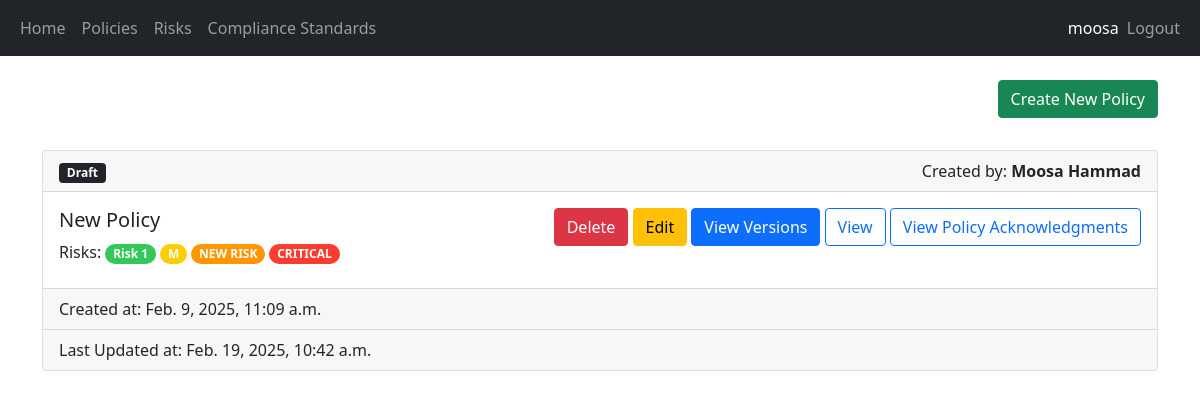
Before: /policy-list (signed in) with the older database file.
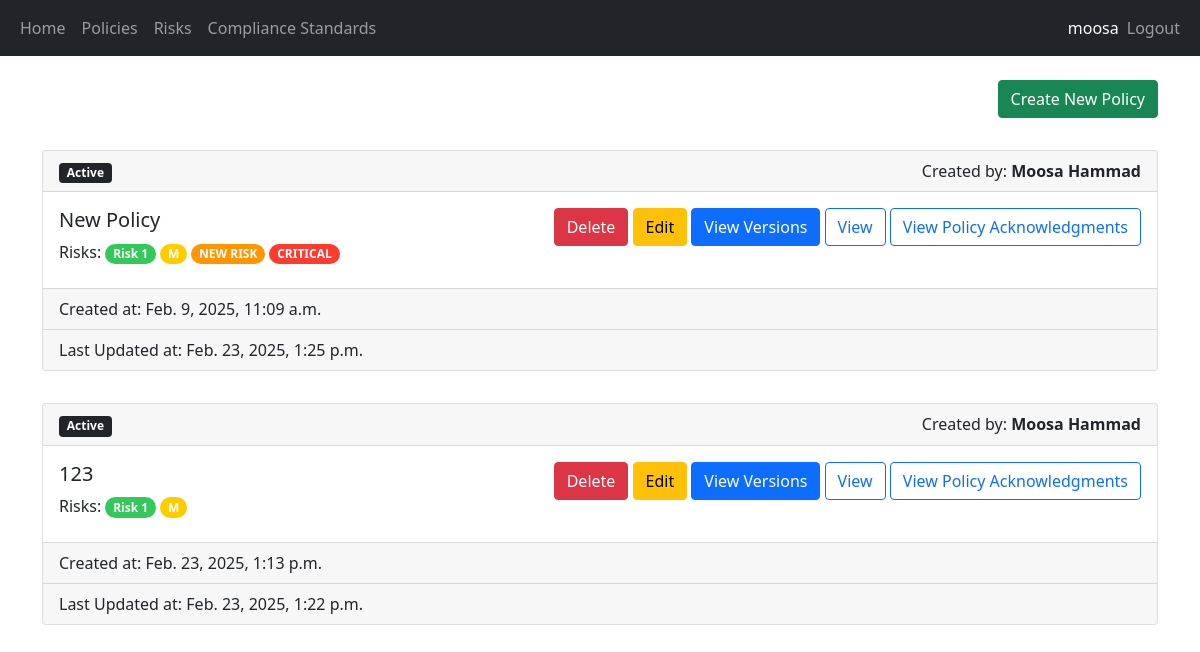
After: the same page with the newer database file.
### security/models.py (models this page shows, shortened)
class Policy(models.Model):
    Status = [
        ("DRAFT", "Draft"),
        ("IN_REVIEW", "In Review"),
        ("APPROVED", "Approved"),
        ("ACTIVE", "Active"),
        ("ARCHIVED", "Archived"),
    ]
    title = models.CharField(max_length=100)
    content = models.TextField(max_length=250)
    status = models.CharField(max_length=25, choices=Status, default="DRAFT")
    created_by = models.ForeignKey(User, on_delete=models.CASCADE)
    created_at = models.DateTimeField(auto_now_add=True)
    updated_at = models.DateTimeField(auto_now=True)
    risks = models.ManyToManyField(Risk)
    compliance_standards = models.ManyToManyField(ComplianceStandard)
    tracker = FieldTracker()
    version_count = models.IntegerField(default=0)

class Risk(models.Model):
    Severity_Levels = [
        ("LOW", "Low"),
        ("MEDIUM", "Medium"),
        ("HIGH", "High"),
        ("CRITICAL", "Critical"),
    ]
    name = models.CharField(max_length=100)
    description = models.TextField(max_length=250)
    severity = models.CharField(max_length=100, choices=Severity_Levels, default="LOW")
    updated_at = models.DateTimeField(auto_now=True)
    tracker = FieldTracker()

### security/views.py (the view, shortened to what this page needs)
# urls.py: path('policy-list', views.view_policies, name='view_policies'),
@login_required(login_url="/login")
@permission_required(["security.view_policy", "security.delete_policy"], login_url="/access-denied")
def view_policies(request):
    policies = Policy.objects.all()
    return render(request, 'security/list_policy.html', {"policies": policies})

### security/templates/security/list_policy.html (shortened to what this page needs)
{% extends 'main/base.html' %}
{% block content %}
<div class="text-end">
    <a class="btn btn-success" href="/create-policy">Create New Policy</a>
</div>
<br/>
{% for policy in policies %}
<div class="card mt-2">
    <div class="card-header">
        <div class="row">
            <div class="col-md-6"><span class="badge bg-dark text-left">{{policy.get_status_display}}</span></div>
            <div class="text-end col-md-6">Created by: <strong>{{ policy.created_by.first_name }} {{ policy.created_by.last_name }}</strong></div>
        </div>
    </div>
    <div class="card-body d-flex flex-row justify-content-between">
        <div class="card-title">
            <h5>{{ policy.title }}</h5>
            <span>Risks: </span>
            {% for risk in policy.risks.all %}
                <span class="badge rounded-pill {{risk.get_severity_display.lower}}-severity">{{risk.name}}</span>
            {% endfor %}
        </div>
        <div>
            <form method="post">
                {% if perms.security.delete_policy %}
                <button type="submit" class="btn btn-danger" name="policy-id-delete" value="{{policy.id}}">Delete</button>
                {% endif %}
                {% if perms.security.change_policy %}
                <a class="btn btn-warning" href="{% url 'edit_policy' policy.pk %}">Edit</a>
                {% endif %}
                {% if perms.security.view_policyversion %}
                <a class="btn btn-primary" href="{% url 'view_policy_versions' policy.pk %}">View Versions</a>
                {% endif %}
                {% if perms.security.view_policyacknowledgment %}
                <a class="btn btn-outline-primary" href="{% url 'view_policy' policy.pk %}">View</a>
                {% endif %}
                {% if perms.security.view_policyacknowledgment %}
                <a class="btn btn-outline-primary" href="{% url 'view_policy_acknowledgments' policy.pk %}">View Policy Acknowledgments</a>
                {% endif %}
            </form>
        </div>
    </div>
    <div class="card-footer">Created at: {{ policy.created_at }}</div>
    <div class="card-footer">Last Updated at: {{ policy.updated_at }}</div>
</div>
<br/>
{% empty %}
<p>No policies available.</p>
{% endfor %}
{% endblock %}

### main/templates/main/base.html (shortened to what this page needs)
<!DOCTYPE html>
<html lang="en">
<head>
    <link href="https://cdn.jsdelivr.net/npm/bootstrap@5.0.2/dist/css/bootstrap.min.css" rel="stylesheet">
    {% load static %}
    <link rel="stylesheet" href="{% static 'main/style.css' %}" />
</head>
<body>
    <nav class="navbar navbar-expand-lg navbar-dark bg-dark">
        <div class="container-fluid">
            <div>
                <ul class="navbar-nav">
                    <li class="nav-item">
                        <a class="nav-link" href="/home">Home</a>
                    </li>
                    {% if user.groups.all.0.name == 'Manager' %}
                    <li class="nav-item">
                        <a class="nav-link" href="/policy-list">Policies</a>
                    </li>
                    <li class="nav-item">
                        <a class="nav-link" href="/risk-list">Risks</a>
                    </li>
                    <li class="nav-item">
                        <a class="nav-link" href="/compliance-standard-list">Compliance Standards</a>
                    </li>
                    {% endif %}
                </ul>
            </div>
            <div>
                <ul class="navbar-nav">
                    {% if user.is_authenticated %}
                    <span class="navbar-text text-white">{{ user.username }}</span>
                    <li class="nav-item">
                        <a class="nav-link" href="/logout">Logout</a>
                    </li>
                    {% else %}
                    <li class="nav-item">
                        <a class="nav-link" href="/login">Login</a>
                    </li>
                    {% endif %}
                </ul>
            </div>
        </div>
    </nav>
    <br/>
    <div class="container">
        {% block content %}
        {% endblock %}
    </div>
</body>
</html>

### main/static/main/style.css (style rules this page uses)
.low-severity { background-color: #34C759; }
.medium-severity { background-color: #FFCC00; }
.high-severity { background-color: #FF9500; }
.critical-severity { background-color: #FF3B30; }

Changed rows visible on the page:
changed Policy "New Policy": status "Draft" → "Active"; updated_at "Feb. 19, 2025, 10:42 a.m." → "Feb. 23, 2025, 1:25 p.m."
added Policy: status "Active", created_by.first_name "Moosa", created_by.last_name "Hammad", title "123", {{ policy.id }} 35 (drawn), created_at "Feb. 23, 2025, 1:13 p.m.", updated_at "Feb. 23, 2025, 1:22 p.m.", Risk (name "Risk 1"), Risk (name "M")
